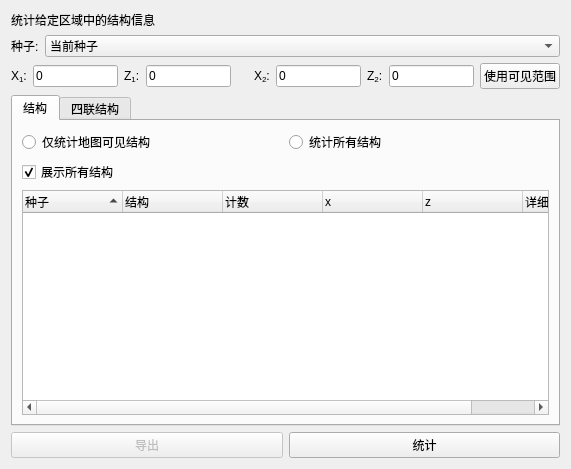
<?xml version="1.0" encoding="UTF-8"?>
<ui version="4.0">
 <class>TabStructures</class>
 <widget class="QWidget" name="TabStructures">
  <property name="geometry">
   <rect>
    <x>0</x>
    <y>0</y>
    <width>571</width>
    <height>469</height>
   </rect>
  </property>
  <property name="windowTitle">
   <string>Form</string>
  </property>
  <layout class="QGridLayout" name="gridLayout">
   <item row="1" column="1">
    <widget class="QComboBox" name="comboSeedSource">
     <property name="sizePolicy">
      <sizepolicy hsizetype="MinimumExpanding" vsizetype="Fixed">
       <horstretch>0</horstretch>
       <verstretch>0</verstretch>
      </sizepolicy>
     </property>
     <item>
      <property name="text">
       <string>当前种子</string>
      </property>
     </item>
     <item>
      <property name="text">
       <string>符合条件的种子列表</string>
      </property>
     </item>
    </widget>
   </item>
   <item row="1" column="0">
    <widget class="QLabel" name="label">
     <property name="text">
      <string>种子:</string>
     </property>
    </widget>
   </item>
   <item row="0" column="0" colspan="2">
    <widget class="QLabel" name="labelDescription">
     <property name="text">
      <string>统计给定区域中的结构信息</string>
     </property>
    </widget>
   </item>
   <item row="6" column="0" colspan="2">
    <layout class="QHBoxLayout" name="horizontalLayout">
     <item>
      <widget class="QPushButton" name="pushExport">
       <property name="enabled">
        <bool>false</bool>
       </property>
       <property name="text">
        <string>导出</string>
       </property>
      </widget>
     </item>
     <item>
      <widget class="QPushButton" name="pushStart">
       <property name="text">
        <string>统计</string>
       </property>
      </widget>
     </item>
    </layout>
   </item>
   <item row="3" column="0" colspan="2">
    <widget class="QTabWidget" name="tabWidget">
     <property name="currentIndex">
      <number>0</number>
     </property>
     <widget class="QWidget" name="tabStructures">
      <attribute name="title">
       <string>结构</string>
      </attribute>
      <layout class="QGridLayout" name="gridLayout_2">
       <item row="0" column="0">
        <layout class="QGridLayout" name="gridOptions">
         <item row="0" column="0">
          <widget class="QRadioButton" name="radioMap">
           <property name="text">
            <string>仅统计地图可见结构</string>
           </property>
          </widget>
         </item>
         <item row="0" column="1">
          <widget class="QRadioButton" name="radioAll">
           <property name="text">
            <string>统计所有结构</string>
           </property>
          </widget>
         </item>
         <item row="1" column="0">
          <widget class="QCheckBox" name="checkCollect">
           <property name="text">
            <string>展示所有结构</string>
           </property>
           <property name="checked">
            <bool>true</bool>
           </property>
          </widget>
         </item>
        </layout>
       </item>
       <item row="1" column="0">
        <widget class="QTreeWidget" name="treeStructs">
         <property name="editTriggers">
          <set>QAbstractItemView::NoEditTriggers</set>
         </property>
         <property name="sortingEnabled">
          <bool>true</bool>
         </property>
         <property name="animated">
          <bool>true</bool>
         </property>
         <property name="expandsOnDoubleClick">
          <bool>false</bool>
         </property>
         <column>
          <property name="text">
           <string>种子</string>
          </property>
         </column>
         <column>
          <property name="text">
           <string>结构</string>
          </property>
         </column>
         <column>
          <property name="text">
           <string>计数</string>
          </property>
         </column>
         <column>
          <property name="text">
           <string>x</string>
          </property>
         </column>
         <column>
          <property name="text">
           <string>z</string>
          </property>
         </column>
         <column>
          <property name="text">
           <string>详细信息</string>
          </property>
         </column>
        </widget>
       </item>
      </layout>
     </widget>
     <widget class="QWidget" name="tabQuads">
      <attribute name="title">
       <string>四联结构</string>
      </attribute>
      <layout class="QGridLayout" name="gridLayout_3">
       <item row="0" column="0">
        <widget class="QTreeWidget" name="treeQuads">
         <property name="font">
          <font>
           <family>Monospace</family>
          </font>
         </property>
         <property name="contextMenuPolicy">
          <enum>Qt::CustomContextMenu</enum>
         </property>
         <property name="editTriggers">
          <set>QAbstractItemView::NoEditTriggers</set>
         </property>
         <property name="selectionMode">
          <enum>QAbstractItemView::SingleSelection</enum>
         </property>
         <property name="selectionBehavior">
          <enum>QAbstractItemView::SelectRows</enum>
         </property>
         <property name="verticalScrollMode">
          <enum>QAbstractItemView::ScrollPerPixel</enum>
         </property>
         <property name="horizontalScrollMode">
          <enum>QAbstractItemView::ScrollPerPixel</enum>
         </property>
         <property name="sortingEnabled">
          <bool>true</bool>
         </property>
         <property name="animated">
          <bool>true</bool>
         </property>
         <column>
          <property name="text">
           <string>种子</string>
          </property>
         </column>
         <column>
          <property name="text">
           <string>种类</string>
          </property>
         </column>
         <column>
          <property name="text">
           <string>距离</string>
          </property>
         </column>
         <column>
          <property name="text">
           <string>x</string>
          </property>
         </column>
         <column>
          <property name="text">
           <string>z</string>
          </property>
         </column>
         <column>
          <property name="text">
           <string>半径</string>
          </property>
         </column>
         <column>
          <property name="text">
           <string>有效刷怪面积</string>
          </property>
         </column>
        </widget>
       </item>
      </layout>
     </widget>
    </widget>
   </item>
   <item row="2" column="0" colspan="2">
    <layout class="QGridLayout" name="gridArea">
     <item row="0" column="0">
      <layout class="QHBoxLayout" name="layoutArea">
       <item>
        <widget class="QLabel" name="labelX1">
         <property name="toolTip">
          <string>最小值(含)</string>
         </property>
         <property name="text">
          <string>&lt;html&gt;&lt;head/&gt;&lt;body&gt;&lt;p&gt;X&lt;span style=&quot; vertical-align:sub;&quot;&gt;1&lt;/span&gt;:&lt;/p&gt;&lt;/body&gt;&lt;/html&gt;</string>
         </property>
        </widget>
       </item>
       <item>
        <widget class="QLineEdit" name="lineX1">
         <property name="toolTip">
          <string>最小值(含)</string>
         </property>
         <property name="text">
          <string>0</string>
         </property>
        </widget>
       </item>
       <item>
        <widget class="QLabel" name="labelZ1">
         <property name="toolTip">
          <string>最小值(含)</string>
         </property>
         <property name="text">
          <string>&lt;html&gt;&lt;head/&gt;&lt;body&gt;&lt;p&gt;Z&lt;span style=&quot; vertical-align:sub;&quot;&gt;1&lt;/span&gt;:&lt;/p&gt;&lt;/body&gt;&lt;/html&gt;</string>
         </property>
        </widget>
       </item>
       <item>
        <widget class="QLineEdit" name="lineZ1">
         <property name="toolTip">
          <string>最小值(含)</string>
         </property>
         <property name="text">
          <string>0</string>
         </property>
        </widget>
       </item>
       <item>
        <spacer name="horizontalSpacer">
         <property name="orientation">
          <enum>Qt::Horizontal</enum>
         </property>
         <property name="sizeHint" stdset="0">
          <size>
           <width>40</width>
           <height>20</height>
          </size>
         </property>
        </spacer>
       </item>
       <item>
        <widget class="QLabel" name="labelX2">
         <property name="toolTip">
          <string>最大值(含)</string>
         </property>
         <property name="text">
          <string>&lt;html&gt;&lt;head/&gt;&lt;body&gt;&lt;p&gt;X&lt;span style=&quot; vertical-align:sub;&quot;&gt;2&lt;/span&gt;:&lt;/p&gt;&lt;/body&gt;&lt;/html&gt;</string>
         </property>
        </widget>
       </item>
       <item>
        <widget class="QLineEdit" name="lineX2">
         <property name="toolTip">
          <string>最大值(含)</string>
         </property>
         <property name="text">
          <string>0</string>
         </property>
        </widget>
       </item>
       <item>
        <widget class="QLabel" name="labelZ2">
         <property name="toolTip">
          <string>最大值(含)</string>
         </property>
         <property name="text">
          <string>&lt;html&gt;&lt;head/&gt;&lt;body&gt;&lt;p&gt;Z&lt;span style=&quot; vertical-align:sub;&quot;&gt;2&lt;/span&gt;:&lt;/p&gt;&lt;/body&gt;&lt;/html&gt;</string>
         </property>
        </widget>
       </item>
       <item>
        <widget class="QLineEdit" name="lineZ2">
         <property name="toolTip">
          <string>最大值(含)</string>
         </property>
         <property name="text">
          <string>0</string>
         </property>
        </widget>
       </item>
      </layout>
     </item>
     <item row="0" column="1">
      <widget class="QPushButton" name="buttonFromVisible">
       <property name="text">
        <string>使用可见范围</string>
       </property>
      </widget>
     </item>
    </layout>
   </item>
  </layout>
 </widget>
 <resources/>
 <connections/>
</ui>
